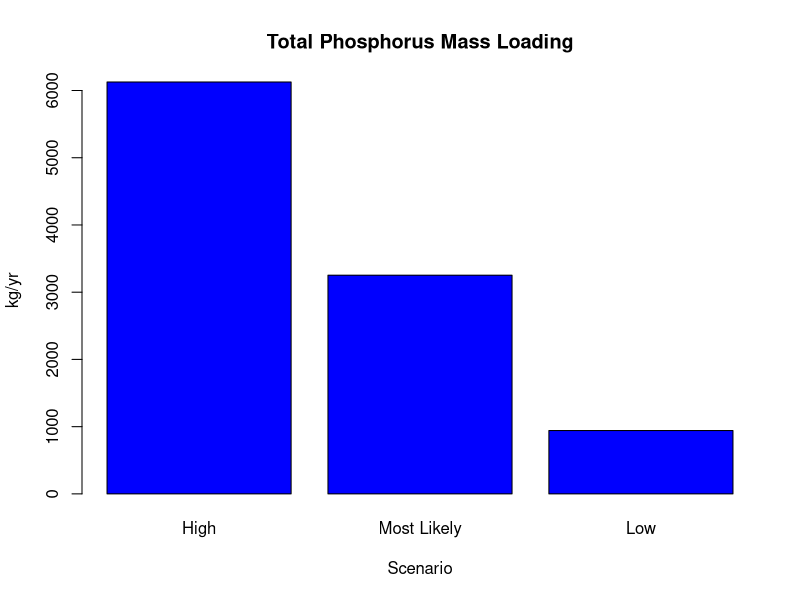
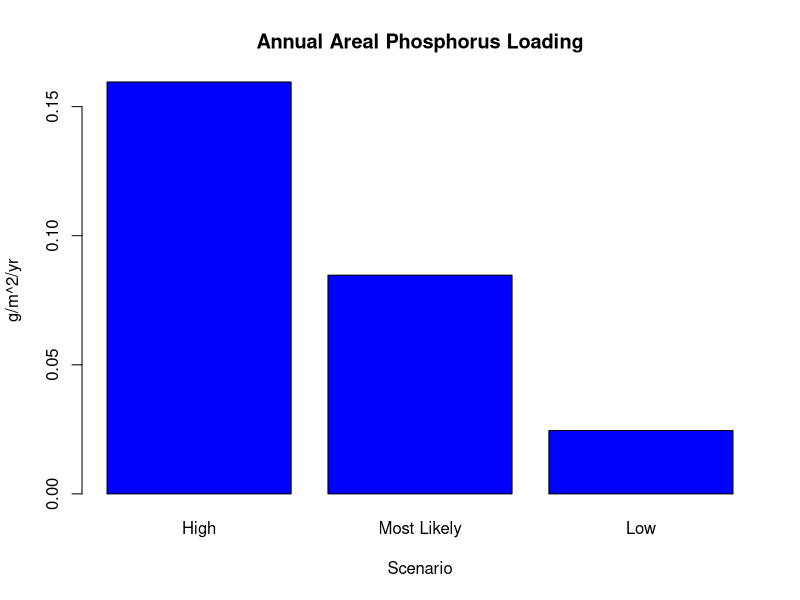
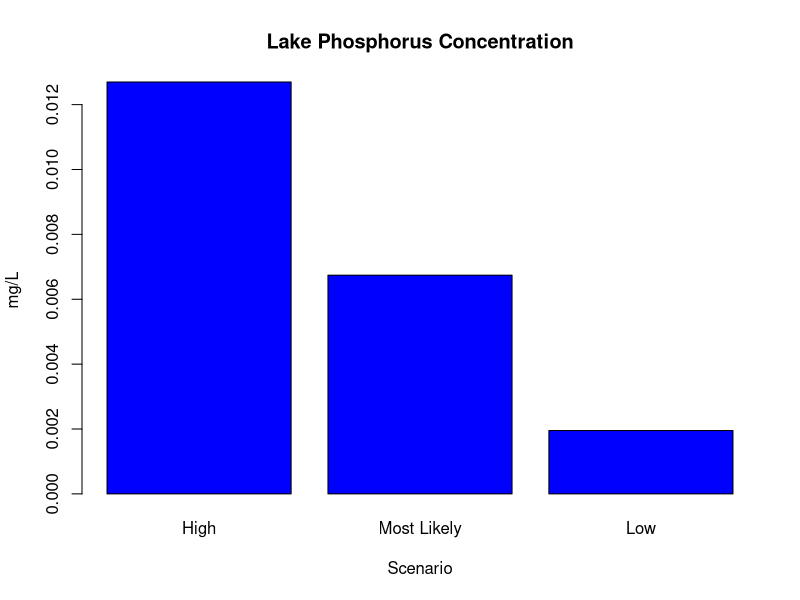

Reproduce these figures in R, in order. (Note: this script raises an error after producing the figures.)
## ---- chunk 1
Code.Book <- data.frame(Variable=c("P", "L", "qs", "vs", "Q", "Ad", "Ao", "r", "Pr", "EcFr(Hi,Lk,Lo)", "EcAg(Hi,Lk,Lo)", "EcUr(Hi,Lk,Lo)", "EcPr(Hi,Lk,Lo)", "EcSt(Hi,Lk,Lo)", "AreaFr", "AreaAg", "AreaUr", "NCap", "SR(Hi,Lk,Lo)", "PSI(Hi,Lk,Lo)", "Ind(P,S)", "Days(P,S)", "Units(P,S)", "M", "smlog", "sm(pos,neg)", "sL(pos,neg)", "sT(pos,neg)", "h", "pbounded", "limit(up/lo)"),
Definition=c("phosphorus concentration", "phosphorus loading", "areal water loading", "apparent phosphorus settling velocity", "inflow water volume to lake", "watershed area", "lake surface area", "total annual unit runoff", "mean annual net precipitation", "export coefficient for forest land (high, most likely, low)", "export coefficient for agricultural land (high, most likely, low)", "export coefficient for urban area (high, most likely, low)", "export coefficient for precipitation (high, most likely, low)", "export coefficient for septic tanks (high, most likely, low)", "area of forest land", "area of agricultural land", "area of urban land", "number of capita years in watershed serviced by septic tank/tile filed systems impacting the lake", "soil retention coefficient (high, most likely, low)", "point source input (high, most likely, low)", "average number of persons per living unit (Permanent, Seasonal)", "number of days spent at unit per year (Permanent, Seasonal)", "number of living units (Permanent, Seasonal)", "total phosphorus mass loading", "log model error", "model error (pos,neg)", "loading error (pos,neg)", "uncertainty (pos,neg)", "multiplier constant", "probability that the confidence limits contain the true value", "confidence limits (up,lo)"),
Units=c("mg/L", "g/m2/yr", "m/yr", "m/yr", "10^6 m3/yr", "10^6 m2", "10^6 m2", "m/yr", "m/yr", "kg/10^6 m2/yr", "kg/10^6 m2/yr", "kg/10^6 m2/yr", "kg/10^6 m2/yr", "kg/(capita/yr)/yr", "10^6 m2", "10^6 m2", "10^6 m2", "N", "dimensionless", "kg/yr", "N", "N", "N", "kg/yr", "logarithmic units", "mg/L", "mg/L", "mg/L", "unitless", "probability", "mg/L" ))

library(knitr)
kable(Code.Book)
## ---- chunk 2
# TODO: change to read external csv files and select lake data by lake name
lake <- data.frame(Name="Higgins", Ad=87.41, r=0.2415, Ao=38.4, Pr=0.254)
area <- data.frame(Name="Higgins", For=83.47, Agr=0.16, Urb=3.78)
coHi <- data.frame(Name="Higgins", EcFrHi=40, EcAgHi=80, EcUrHi=150, EcPrHi=50, EcStHi=1, SRHi=0.5, PSIHi=0)
coLk <- data.frame(Name="Higgins", EcFrLk=20, EcAgLk=30, EcUrLk=90,EcPrLk=30, EcStLk=0.6, SRLk=0.75, PSILk=0)
coLo <- data.frame(Name="Higgins", EcFrLo=2, EcAgLo=10, EcUrLo=50, EcPrLo=15, EcStLo=0.3, SRLo=0.95, PSILo=0)
# NB: hi-lo SR values appear reversed because will be 1-value in equations
pop <- data.frame(Name="Higgins", IndP=0, DaysP=0, UnitsP=0, IndS=3.5, DaysS=60, UnitsS=1000)
# TODO: add high and low future scenarios
# TODO: add input error check to confirm that input parameters conform to restrictions in Table 1.
## ---- chunk 3
Q <- (lake$Ad*lake$r)+(lake$Ao*lake$Pr)
qs <- Q/lake$Ao
## ---- chunk 4
NCap <- (pop$IndP*(pop$DaysP/365)*pop$UnitsP)+(pop$IndS*(pop$DaysS/365)*pop$UnitsS)
## ---- chunk 5
MHi <- (area$For*coHi$EcFrHi)+(area$Agr*coHi$EcAgHi)+(area$Urb*coHi$EcUrHi)+(lake$Ao*coHi$EcPrHi)+(NCap*coHi$EcStHi*(1-coHi$SRHi))+coHi$PSIHi

MLk <- (area$For*coLk$EcFrLk)+(area$Agr*coLk$EcAgLk)+(area$Urb*coLk$EcUrLk)+(lake$Ao*coLk$EcPrLk)+(NCap*coLk$EcStLk*(1-coLk$SRLk))+coLk$PSILk

MLo <- (area$For*coLo$EcFrLo)+(area$Agr*coLo$EcAgLo)+(area$Urb*coLo$EcUrLo)+(lake$Ao*coLo$EcPrLo)+(NCap*coLo$EcStLo*(1-coLo$SRLo))+coLo$PSILo
#TODO: vectorize this code for efficiency

barplot(c(MHi,MLk,MLo), main="Total Phosphorus Mass Loading", 
        ylab="kg/yr", xlab="Scenario", col="blue",
        names.arg=c("High", "Most Likely", "Low"))
## ---- chunk 6
LHi <- (MHi/lake$Ao)*10^-3
LLk <- MLk/lake$Ao*10^-3
LLo <- MLo/lake$Ao*10^-3
#TODO: vectorize this code for efficiency

barplot(c(LHi,LLk,LLo), main="Annual Areal Phosphorus Loading", 
        ylab="g/m^2/yr", xlab="Scenario", col="blue",
        names.arg=c("High", "Most Likely", "Low"))
## ---- chunk 7
PHi<- LHi/(11.6+(1.2*qs))
PLk<- LLk/(11.6+(1.2*qs))
PLo<- LLo/(11.6+(1.2*qs))
#TODO: vectorize this code for efficiency

barplot(c(PHi,PLk,PLo), main="Lake Phosphorus Concentration", 
        ylab="mg/L", xlab="Scenario", col="blue",
        names.arg=c("High", "Most Likely", "Low"))
## ---- chunk 8
logPLk <- log10(PLk)
## ---- chunk 9
#Positive and negative model errors
smpos <- (10^(logPLk+0.128))-PLk
smneg <- (10^(logPLk-0.128))-PLk

#Positive and negative loading errors
sLpos <- (PHi-PLk)/2
sLneg <- (PLk-PLo)/2

#Positive and negative uncertainty
sTpos <- sqrt((smpos)^2+(sLpos)^2)
sTneg <- sqrt((smneg)^2+(sLneg)^2)

# Confidence limits
# multiple of prediction error, h=1=55% bounds, h=2=90% bounds
h = 2 
pbounded <- 1-(1/(2.25*h^2))
limitlo <- PLk-(h*sTneg)
limitup <- PLk+(h*sTpos)
## ---- chunk 10
#determine where lower bound falls
if (limitlo<0.010){
    trophlo <- "oligotrophic"
} else if(0.01<limitlo & limitlo<0.020){
        trophlo <- "mesotrophic"
    } else if (0.020<limitlo & limitlo<0.050){
            trophlo <- "eutrophic"
        } else {
            trophlo <- "hypereutrophic"
        }
#determine where upper bound falls
if (limitup<0.010){
    trophup <- "oligotrophic"
} else if(0.01<limitup & limitup<0.020){
        trophup <- "mesotrophic"
    } else if (0.020<limitup & limitup<0.050){
            trophup <- "eutrophic"
        } else {
            trophup <- "hypereutrophic"
        }
## ---- chunk 11
inputPanel(
  selectInput("lakename", label = "Select a lake:",
              choices = names(lake$name), selected = "Higgins"),
  
  sliderInput("hvar", label = "Confidence interval:",
              min = 0.55, max = 0.95, value = 0.90, step = 0.05)
)

renderText({
    c = sqrt((-2.25*input$hvar)+2.25)
    limitlo <- PLk-(c*sTneg)
    limitup <- PLk+(c*sTpos)
    paste("For the lake ", input$lakename, ", there is a ", input$hvar, "probability that the true phosphorus concentration value falls between ", round(limitlo,4), "and ", round(limitup,4), ".")
})
